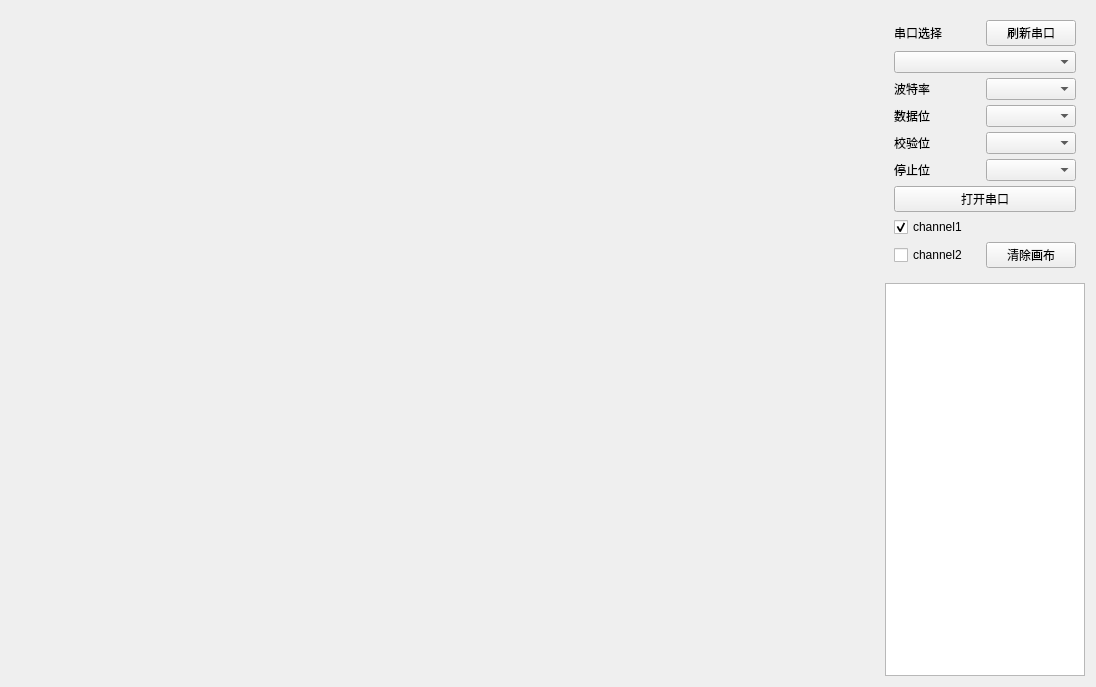
<?xml version="1.0" encoding="UTF-8"?>
<ui version="4.0">
 <class>Widget</class>
 <widget class="QWidget" name="Widget">
  <property name="geometry">
   <rect>
    <x>0</x>
    <y>0</y>
    <width>1096</width>
    <height>687</height>
   </rect>
  </property>
  <property name="minimumSize">
   <size>
    <width>1000</width>
    <height>200</height>
   </size>
  </property>
  <property name="windowTitle">
   <string>Widget</string>
  </property>
  <layout class="QGridLayout" name="gridLayout_2">
   <item row="1" column="2">
    <widget class="QPlainTextEdit" name="RecvEdit">
     <property name="maximumSize">
      <size>
       <width>200</width>
       <height>16777215</height>
      </size>
     </property>
     <property name="readOnly">
      <bool>true</bool>
     </property>
    </widget>
   </item>
   <item row="0" column="0" rowspan="2">
    <widget class="QChartView" name="ChartWidget" native="true">
     <property name="minimumSize">
      <size>
       <width>800</width>
       <height>300</height>
      </size>
     </property>
    </widget>
   </item>
   <item row="0" column="2">
    <widget class="QWidget" name="widget" native="true">
     <property name="maximumSize">
      <size>
       <width>200</width>
       <height>16777215</height>
      </size>
     </property>
     <layout class="QGridLayout" name="gridLayout">
      <property name="horizontalSpacing">
       <number>1</number>
      </property>
      <property name="verticalSpacing">
       <number>5</number>
      </property>
      <item row="7" column="0">
       <widget class="QLabel" name="label_5">
        <property name="text">
         <string>停止位</string>
        </property>
       </widget>
      </item>
      <item row="5" column="1">
       <widget class="QComboBox" name="DataBitsCmb"/>
      </item>
      <item row="6" column="0">
       <widget class="QLabel" name="label_4">
        <property name="text">
         <string>校验位</string>
        </property>
       </widget>
      </item>
      <item row="7" column="1">
       <widget class="QComboBox" name="StopBitsCmb"/>
      </item>
      <item row="1" column="1">
       <widget class="QPushButton" name="RefreshPortBtn">
        <property name="text">
         <string>刷新串口</string>
        </property>
       </widget>
      </item>
      <item row="9" column="0">
       <widget class="QCheckBox" name="checkBox_1">
        <property name="text">
         <string>channel1</string>
        </property>
        <property name="checked">
         <bool>true</bool>
        </property>
       </widget>
      </item>
      <item row="10" column="0">
       <widget class="QCheckBox" name="checkBox_2">
        <property name="text">
         <string>channel2</string>
        </property>
       </widget>
      </item>
      <item row="1" column="0">
       <widget class="QLabel" name="label">
        <property name="text">
         <string>串口选择</string>
        </property>
       </widget>
      </item>
      <item row="4" column="1">
       <widget class="QComboBox" name="BaudRateCmb"/>
      </item>
      <item row="3" column="0" colspan="2">
       <widget class="QComboBox" name="PortCmb"/>
      </item>
      <item row="6" column="1">
       <widget class="QComboBox" name="ParityCmb"/>
      </item>
      <item row="5" column="0">
       <widget class="QLabel" name="label_3">
        <property name="text">
         <string>数据位</string>
        </property>
       </widget>
      </item>
      <item row="4" column="0">
       <widget class="QLabel" name="label_2">
        <property name="text">
         <string>波特率</string>
        </property>
       </widget>
      </item>
      <item row="8" column="0" colspan="2">
       <widget class="QPushButton" name="OpenPortBtn">
        <property name="text">
         <string>打开串口</string>
        </property>
       </widget>
      </item>
      <item row="10" column="1">
       <widget class="QPushButton" name="ClearChartBtn">
        <property name="text">
         <string>清除画布</string>
        </property>
       </widget>
      </item>
     </layout>
    </widget>
   </item>
  </layout>
 </widget>
 <customwidgets>
  <customwidget>
   <class>QChartView</class>
   <extends>QWidget</extends>
   <header location="global">qchartview.h</header>
   <container>1</container>
  </customwidget>
 </customwidgets>
 <resources/>
 <connections/>
</ui>
